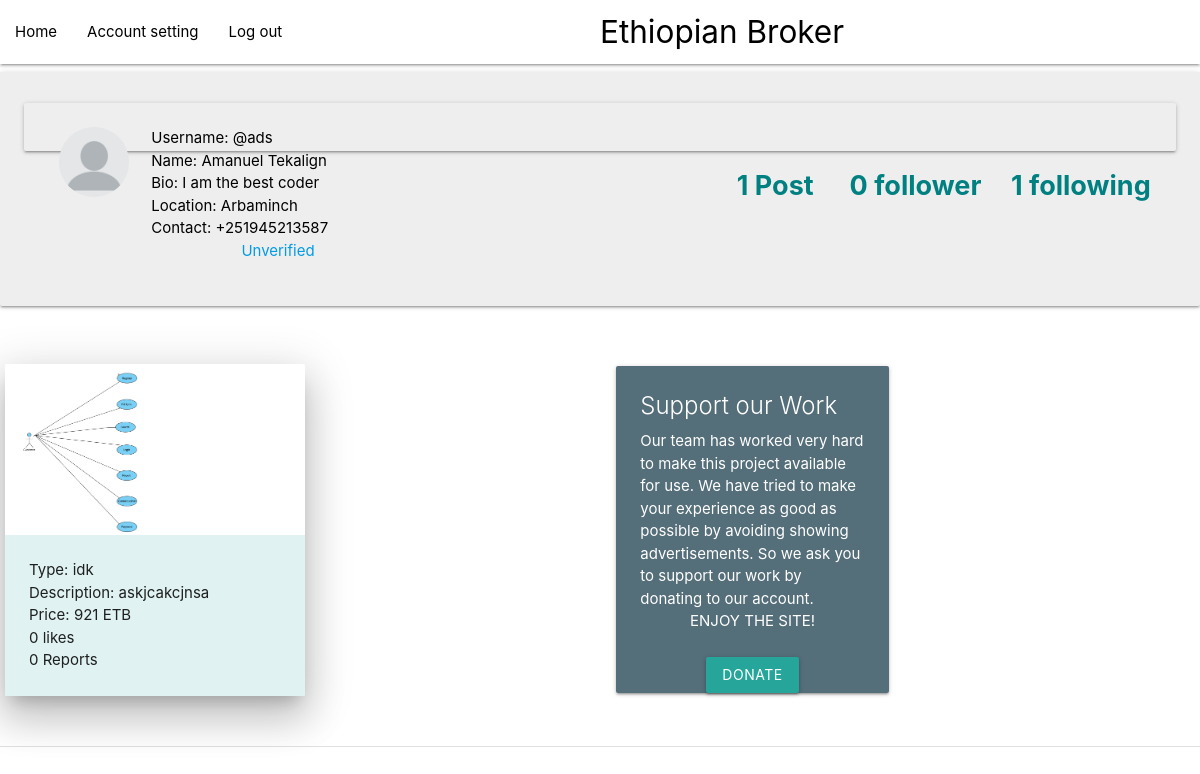
/profile/ads (signed in), run on the app's committed database.
### core/models.py (models this page shows, shortened)
class Profile(models.Model):
    user = models.ForeignKey(User, on_delete=models.CASCADE)
    first_name=models.TextField(max_length=100)
    last_name=models.TextField(max_length=100)
    id_user = models.IntegerField()
    bio = models.TextField(blank=True)
    profileimg = models.ImageField(upload_to='profile_images', default='blank-profile-picture.png')
    location = models.CharField(max_length=100, blank=True)
    phonenumber=models.IntegerField(null=True)

class Post(models.Model):
    id = models.UUIDField(primary_key=True, default=uuid.uuid4)
    user = models.CharField(max_length=100)
    image = models.ImageField(upload_to='post_images')
    item=models.TextField(max_length=100)
    caption = models.TextField()
    price=models.IntegerField()
    created_at = models.DateTimeField(default=datetime.now)
    no_of_likes = models.IntegerField(default=0)
    no_of_reports = models.IntegerField(default=0)

### core/views.py (the view)
# urls.py: path('profile/<str:pk>', views.profile, name='profile'),
@login_required(login_url='signin')
def profile(request, pk):
    user_object = User.objects.get(username=pk)
    user_profile = Profile.objects.get(user=user_object)
    user_posts = Post.objects.filter(user=pk)
    user_post_length = len(user_posts)
    follower = request.user.username
    user = pk
    if FollowersCount.objects.filter(follower=follower, user=user).first():
        button_text = 'Unfollow'
    else:
        button_text = 'Follow'
    user_followers = len(FollowersCount.objects.filter(user=pk))
    user_following = len(FollowersCount.objects.filter(follower=pk))
    context = {
        'user_object': user_object,
        'user_profile': user_profile,
        'user_posts': user_posts,
        'user_post_length': user_post_length,
        'button_text': button_text,
        'user_followers': user_followers,
        'user_following': user_following,
    }
    return render(request, 'profile.html', context)

### templates/profile.html (shortened to what this page needs)
{% load static %}
<!DOCTYPE html>
<html lang="en">
<head>
    <link rel="stylesheet" href="{% static 'assets/css/materialize.css' %}">
	<link rel="stylesheet" href="{% static 'assets/css/materialize.min.css' %}">
</head>
<body bgcolor="white">
	<nav>
		<div class="nav-wrapper white" >
			<div class="center-align">
		  <a href="#" class="brand-logo  black-text">Ethiopian Broker</a>
			</div>
		  <div class="right-align">
		  <ul >
			<li><a href="/" class="black-text">Home</a></li>
			<li><a href="/settings" class="black-text">Account setting</a></li>
			<li><a href="/signin" class="black-text">Log out</a></li>
		  </ul>
		</div>
	</div>
	  </nav>
	  <div class="row ">
        <div class="card-panel grey lighten-3">
			<div class="row ">
				<div class="card-panel grey lighten-3">
            <div class="col s1">
              <img src={{user_profile.profileimg.url}} alt="" class="circle responsive-img">
            </div>
            <div class="col s3">
              <span class="black-text">
                Username: @{{user_profile.user.username}}<br> Name: {{user_profile.first_name}} {{user_profile.last_name}}<br>
				Bio: {{user_profile.bio}} <br> Location: {{user_profile.location}}<br> Contact: +251{{user_profile.phonenumber}}<br>
				<div class="actiion center-align">
					<a href="/subscribe">Unverified</a>
              </span>
            </div>
          </div>
        </div>
<div class="right-align">
	  <form action="/follow" method="POST">
		<div class="add-btn">
			<div class="flex flex-col items-center justify-between lg:flex-row max-w-6xl mx-auto lg:space-y-0 space-y-3">
		{% if user_post_length == 0 %}
		<span style="color: teal; font-size: 27px;"><b>No Post</b></span>&nbsp; &nbsp;&nbsp; &nbsp;
		{% elif user_post_length == 1 %}
		<span style="color: teal; font-size: 27px;  " ><b>{{user_post_length}} Post </b></span>&nbsp; &nbsp;&nbsp; &nbsp;
		{% else %}
		<span style="color: Teal; font-size: 27px;"><b>{{user_post_length}} Posts</b></span>&nbsp; &nbsp;&nbsp; &nbsp;
		{% endif %}
		{% if user_followers == 0 or user_followers == 1 %}
		<span style="color: Teal; font-size: 27px; "><b>  {{user_followers}} follower</b></span>&nbsp; &nbsp;&nbsp; &nbsp;
		{% else %}
		<span style="color: Teal; font-size: 27px; "><b>  {{user_followers}} followers</b></span>&nbsp; &nbsp;&nbsp; &nbsp;
		{% endif %}
		<span style="color: teal; font-size: 27px; "><b>{{user_following}} following</b></span>&nbsp; &nbsp;&nbsp; &nbsp;
		</div>
	</div>
		</div>
</div>
</div>
	  <table width="100%" height="100%"><tr><td width="50%">
			{% for post in user_posts%}
			<div class="row ">
			  <div style="width: 300px ">
				<div class="card  z-depth-5">
				  <div class="card-image">
					<a href="{{post.image.url}}">
					<img src={{post.image.url}} alt""></a>
				  </div>
				  <div class="card-content teal lighten-5">
					<p>Type: {{post.item}} <br>Description: {{post.caption}}<br>Price: {{post.price}} ETB<br></p>
						{% if post.no_of_likes == 0 %}
						<p>0 likes</p>
						{% elif post.no_of_likes == 1 %}
						<p> {{post.no_of_likes}} Like</p>
						{% else %}
						<p> {{post.no_of_likes}} Likes</p>
						{% endif %}
					{% if post.no_of_reports == 0 %}
						<p> 0 Reports</p>
						{% elif post.no_of_reports == 1 %}
						<p> {{post.no_of_reports}} Reports </p>
						{% else %}
						<p> {{post.no_of_reports}} Reports </p>
						{% endif %}
				  </div>
				</div>
			</div>
			{% endfor %}
		 </div>
	  </td><td width="50%">
		<div class="row">
			<div class="col s12 m6">
			  <div class="card blue-grey darken-1">
				<div class="card-content white-text">
				  <span class="card-title">Support our Work</span>
				  <p>Our team has worked very hard to make this project available for use.
					We have tried to make your experience as good as possible by avoiding showing advertisements.
					So we ask you to support our work by donating to our account.
					  <div class="center-align"> ENJOY THE SITE! </div>
				  </p>
				</div>
				<div class="card-action; center-align">
					<a class="waves-effect waves-light btn" href="/subscribe">Donate</a>
				</div>
			  </div>
			</div>
			</div>
	</td></tr></table>
</body>
</html>

### data on the page
Profile: profileimg (placeholder picture), user.username "ads", first_name "Amanuel", last_name "Tekalign", bio "I am the best coder", location "Arbaminch", phonenumber "945213587"
Post: image (picture), item "idk", caption "askjcakcjnsa", price "921", no_of_likes "0 likes", no_of_reports "0 Reports"

### other printed values
{{ user_post_length }} "1"
{{ user_followers }} "0"
{{ user_following }} "1"
